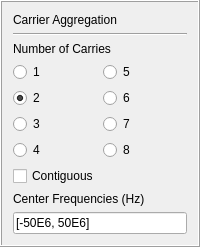
               <widget class="QFrame" name="gen_carrierAgg_frame">
                <property name="frameShape">
                 <enum>QFrame::Box</enum>
                </property>
                <property name="frameShadow">
                 <enum>QFrame::Raised</enum>
                </property>
                <layout class="QVBoxLayout" name="verticalLayout_17">
                 <item>
                  <widget class="QLabel" name="gen_carrierAgg_lb">
                   <property name="sizePolicy">
                    <sizepolicy hsizetype="Minimum" vsizetype="Fixed">
                     <horstretch>0</horstretch>
                     <verstretch>0</verstretch>
                    </sizepolicy>
                   </property>
                   <property name="font">
                    <font>
                     <underline>false</underline>
                    </font>
                   </property>
                   <property name="text">
                    <string>Carrier Aggregation</string>
                   </property>
                  </widget>
                 </item>
                 <item>
                  <widget class="Line" name="gen_carrierAgg_h_line">
                   <property name="orientation">
                    <enum>Qt::Horizontal</enum>
                   </property>
                  </widget>
                 </item>
                 <item>
                  <widget class="QLabel" name="gen_NoC_lb">
                   <property name="sizePolicy">
                    <sizepolicy hsizetype="Minimum" vsizetype="Fixed">
                     <horstretch>0</horstretch>
                     <verstretch>0</verstretch>
                    </sizepolicy>
                   </property>
                   <property name="text">
                    <string>Number of Carries</string>
                   </property>
                  </widget>
                 </item>
                 <item>
                  <layout class="QHBoxLayout" name="horizontalLayout_14">
                   <item>
                    <layout class="QVBoxLayout" name="verticalLayout_18">
                     <item>
                      <widget class="QRadioButton" name="gen_NoC_1_rb">
                       <property name="text">
                        <string>1</string>
                       </property>
                       <property name="checked">
                        <bool>false</bool>
                       </property>
                      </widget>
                     </item>
                     <item>
                      <widget class="QRadioButton" name="gen_NoC_2_rb">
                       <property name="text">
                        <string>2</string>
                       </property>
                       <property name="checked">
                        <bool>true</bool>
                       </property>
                      </widget>
                     </item>
                     <item>
                      <widget class="QRadioButton" name="gen_NoC_3_rb">
                       <property name="text">
                        <string>3</string>
                       </property>
                      </widget>
                     </item>
                     <item>
                      <widget class="QRadioButton" name="gen_NoC_4_rb">
                       <property name="text">
                        <string>4</string>
                       </property>
                      </widget>
                     </item>
                    </layout>
                   </item>
                   <item>
                    <layout class="QVBoxLayout" name="verticalLayout_19">
                     <item>
                      <widget class="QRadioButton" name="gen_NoC_5_rb">
                       <property name="text">
                        <string>5</string>
                       </property>
                      </widget>
                     </item>
                     <item>
                      <widget class="QRadioButton" name="gen_NoC_6_rb">
                       <property name="text">
                        <string>6</string>
                       </property>
                      </widget>
                     </item>
                     <item>
                      <widget class="QRadioButton" name="gen_NoC_7_rb">
                       <property name="text">
                        <string>7</string>
                       </property>
                      </widget>
                     </item>
                     <item>
                      <widget class="QRadioButton" name="gen_NoC_8_rb">
                       <property name="text">
                        <string>8</string>
                       </property>
                      </widget>
                     </item>
                    </layout>
                   </item>
                  </layout>
                 </item>
                 <item>
                  <widget class="QCheckBox" name="gen_contiguous_chb">
                   <property name="text">
                    <string>Contiguous</string>
                   </property>
                  </widget>
                 </item>
                 <item>
                  <widget class="QLabel" name="gen_centerFreq_lb">
                   <property name="sizePolicy">
                    <sizepolicy hsizetype="Minimum" vsizetype="Fixed">
                     <horstretch>0</horstretch>
                     <verstretch>0</verstretch>
                    </sizepolicy>
                   </property>
                   <property name="text">
                    <string>Center Frequencies (Hz)</string>
                   </property>
                  </widget>
                 </item>
                 <item>
                  <widget class="QLineEdit" name="gen_centerFreq_le">
                   <property name="sizePolicy">
                    <sizepolicy hsizetype="Minimum" vsizetype="Fixed">
                     <horstretch>0</horstretch>
                     <verstretch>0</verstretch>
                    </sizepolicy>
                   </property>
                   <property name="text">
                    <string>[-50E6, 50E6]</string>
                   </property>
                  </widget>
                 </item>
                </layout>
               </widget>
